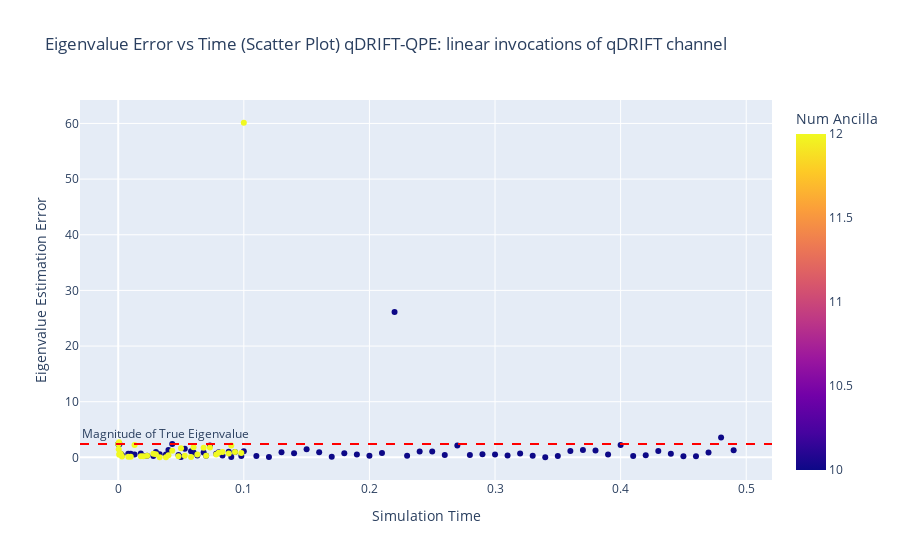

Notebook cell for this chart:
### Code cell
linear_invocations = qdrift_qpe_df[qdrift_qpe_df["QDRIFT Implementation"] == "linear invocations of qdrift channel"]
plot_error_vs_time(linear_invocations, "qDRIFT-QPE: linear invocations of qDRIFT channel", exact_eigenvalue)

### Figure 1 — Plotly figure (JSON) as saved in the notebook; plotly's stock layout.template omitted (floating-point values rounded to 4 significant figures)
{"data": [{"hovertemplate": "Time=%{x}<br>Error=%{y}<br>Num Ancilla=%{marker.color}<extra></extra>", "legendgroup": "", "marker": {"color": [10, 10, 10, 10, 10, 10, 10, 10, 10, 10, 10, 10, 10, 10, 10, 10, 10, 10, 10, 10, 10, 10, 10, 10, 10, 10, 10, 10, 10, 10, 10, 10, 10, 10, 10, 10, 10, 10, 10, 10, 10, 10, 10, 10, 10, 10, 10, 10, 10, 10, 10, 10, 10, 10, 10, 10, 10, 10, 10, 10, 10, 10, 10, 10, 10, 10, 10, 10, 10, 10, 10, 10, 10, 10, 10, 10, 12, 12, 12, 12, 12, 12, 12, 12, 12, 12, 12, 12, 12, 12, 12, 12, 12, 12, 12, 12, 12, 12, 12, 12, 12, 12, 12, 12, 12, 12, 12, 12, 12, 12, 12, 12, 12], "coloraxis": "coloraxis", "symbol": "circle"}, "mode": "markers", "name": "", "orientation": "v", "showlegend": false, "type": "scatter", "x": [0.0001, 0.0002, 0.0004, 0.0006, 0.0008, 0.001, 0.002, 0.003, 0.008, 0.013, 0.018, 0.023, 0.028, 0.033, 0.038, 0.043, 0.048, 0.053, 0.058, 0.063, 0.068, 0.073, 0.078, 0.083, 0.088, 0.093, 0.098, 0.01, 0.02, 0.03, 0.04, 0.05, 0.06, 0.07, 0.08, 0.09, 0.1, 0.11, 0.12, 0.13, 0.14, 0.15, 0.16, 0.17, 0.18, 0.19, 0.2, 0.21, 0.22, 0.23, 0.24, 0.25, 0.26, 0.27, 0.28, 0.29, 0.3, 0.31, 0.32, 0.33, 0.34, 0.35, 0.36, 0.37, 0.38, 0.39, 0.4, 0.41, 0.42, 0.43, 0.44, 0.45, 0.46, 0.47, 0.48, 0.49, 0.0001, 0.0002, 0.0004, 0.0006, 0.0008, 0.001, 0.002, 0.003, 0.008, 0.013, 0.018, 0.023, 0.028, 0.033, 0.038, 0.043, 0.048, 0.053, 0.058, 0.063, 0.068, 0.073, 0.078, 0.083, 0.088, 0.093, 0.098, 0.01, 0.02, 0.03, 0.04, 0.05, 0.06, 0.07, 0.08, 0.09, 0.1], "xaxis": "x", "y": [2.4, 2.4, 2.4, 2.4, 2.4, 2.4, 0.668, 0.3547, 0.668, 0.512, 0.6956, 0.2658, 0.2297, 0.5406, 0.5065, 2.4, 0.4123, 1.536, 1.091, 0.3271, 0.866, 2.139, 0.668, 0.3301, 1.005, 0.9485, 0.2297, 0.668, 0.2524, 0.9683, 1.326, 0.06835, 0.866, 0.2963, 0.8981, 0.05437, 1.111, 0.2217, 0.0479, 0.904, 0.7556, 1.459, 0.8981, 0.09001, 0.7361, 0.5269, 0.2831, 0.7638, 26.13, 0.2678, 1.051, 1.061, 0.4176, 2.127, 0.4269, 0.5622, 0.5248, 0.3513, 0.7126, 0.2803, 0.03586, 0.2437, 1.139, 1.298, 1.233, 0.512, 2.217, 0.2449, 0.3612, 1.153, 0.6429, 0.218, 0.2144, 0.8595, 3.544, 1.269, 2.4, 2.4, 1.435, 2.713, 0.4825, 0.668, 0.668, 0.1566, 0.09272, 2.202, 0.1842, 0.2678, 0.6469, 0.01718, 0.01829, 1.187, 0.1949, 0.2917, 0.05966, 0.5219, 1.746, 1.761, 0.5303, 0.9399, 0.6917, 0.9649, 0.7878, 0.09903, 0.2078, 0.5592, 0.3675, 1.65, 1.812, 0.2963, 0.8214, 2.144, 60.13], "yaxis": "y"}], "layout": {"annotations": [{"showarrow": false, "text": "Magnitude of True Eigenvalue", "x": 0, "xanchor": "left", "xref": "x domain", "y": 2.4, "yanchor": "bottom", "yref": "y"}], "coloraxis": {"colorbar": {"title": {"text": "Num Ancilla"}}, "colorscale": [[0, "#0d0887"], [0.1111, "#46039f"], [0.2222, "#7201a8"], [0.3333, "#9c179e"], [0.4444, "#bd3786"], [0.5556, "#d8576b"], [0.6667, "#ed7953"], [0.7778, "#fb9f3a"], [0.8889, "#fdca26"], [1, "#f0f921"]]}, "legend": {"title": {"text": "Number of Ancilla Qubits"}, "tracegroupgap": 0}, "shapes": [{"line": {"color": "red", "dash": "dash"}, "type": "line", "x0": 0, "x1": 1, "xref": "x domain", "y0": 2.4, "y1": 2.4, "yref": "y"}], "title": {"text": "Eigenvalue Error vs Time (Scatter Plot) qDRIFT-QPE: linear invocations of qDRIFT channel"}, "xaxis": {"anchor": "y", "domain": [0, 1], "title": {"text": "Simulation Time"}}, "yaxis": {"anchor": "x", "domain": [0, 1], "title": {"text": "Eigenvalue Estimation Error"}}}}
